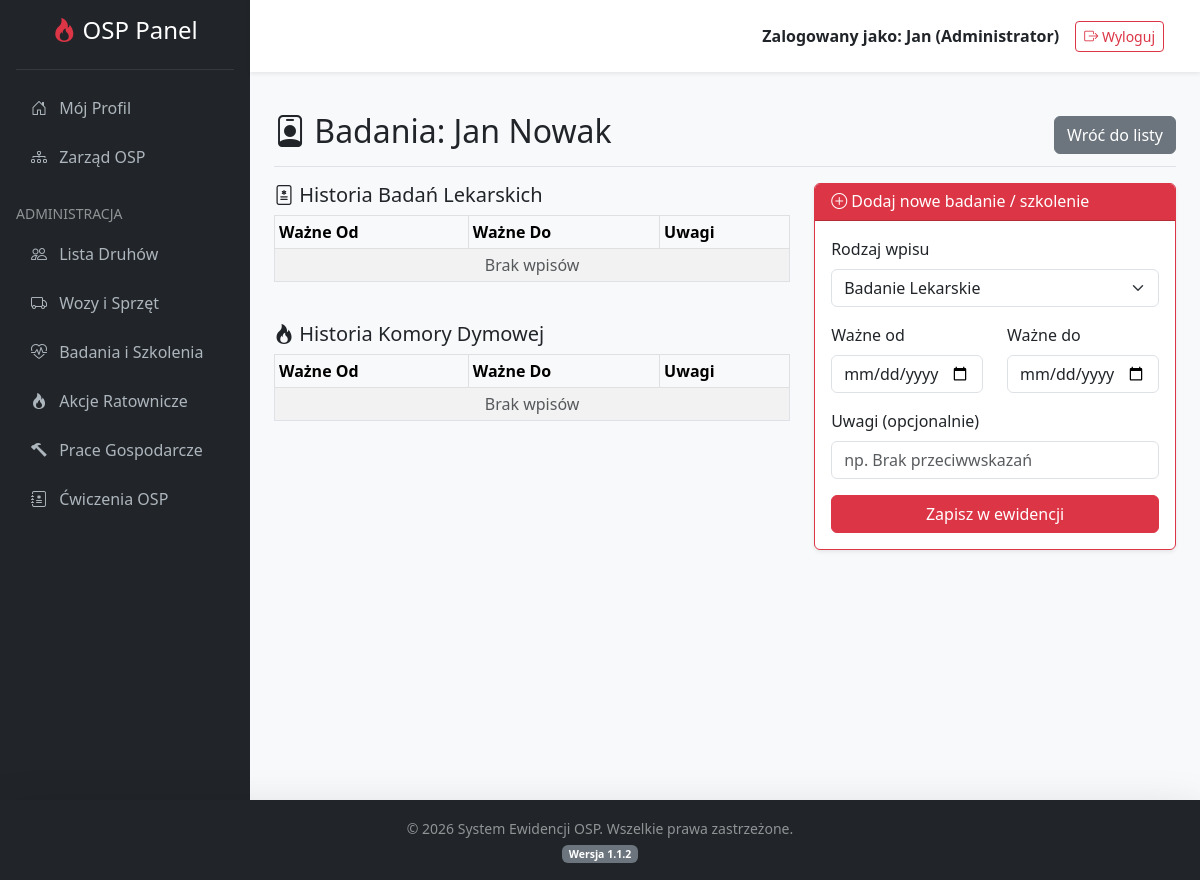
The page /index.php?action=userExams&id=43 (signed in) on the database as committed earlier.
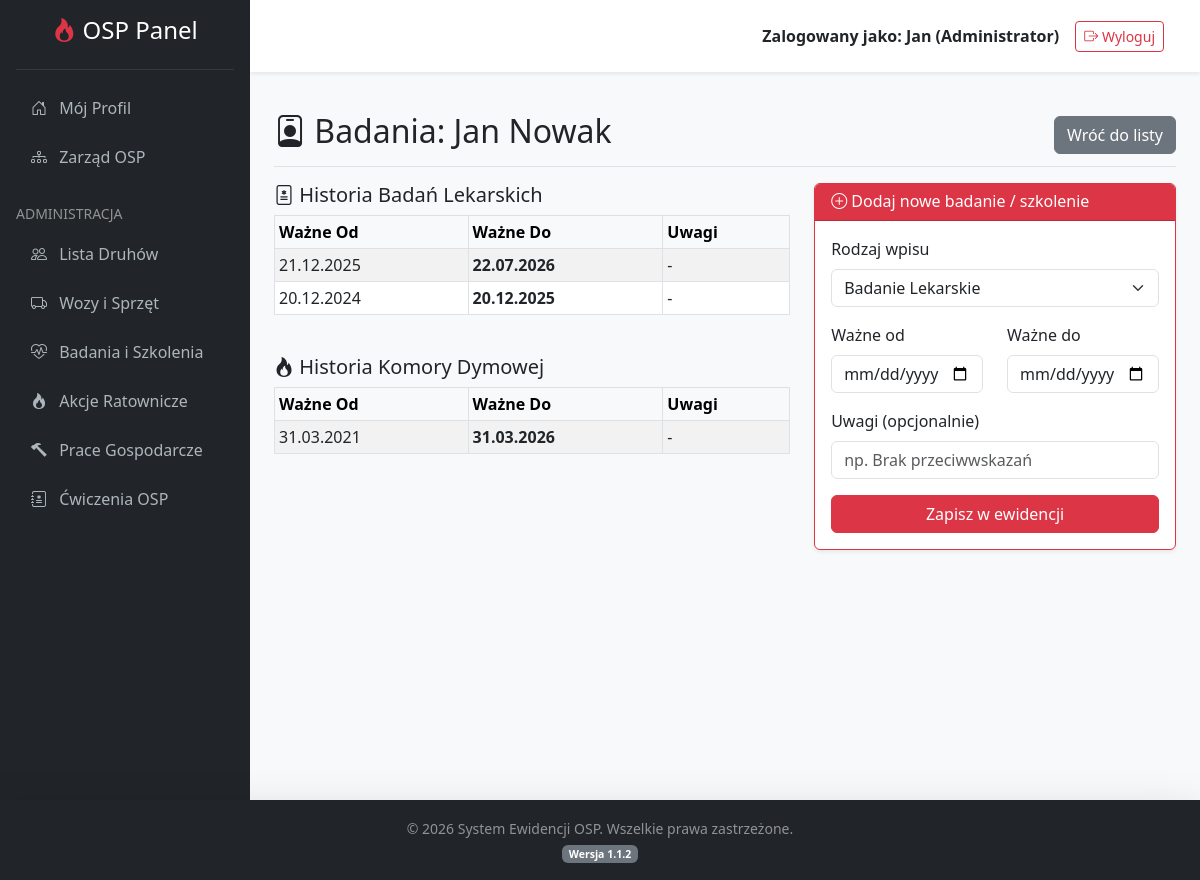
The same page on the database as committed later.
### tables this page shows
CREATE TABLE `board_members` (
  `id` int(11) NOT NULL,
  `user_id` int(11) NOT NULL,
  `funkcja` varchar(100) NOT NULL,
  `data_powolania` date NOT NULL
);

CREATE TABLE `users` (
  `id` int(11) NOT NULL,
  `first_name` varchar(50) NOT NULL,
  `last_name` varchar(50) NOT NULL,
  `login` varchar(50) NOT NULL,
  `email` varchar(100) DEFAULT NULL,
  `password` varchar(255) NOT NULL,
  `role` enum('superadmin','admin','user') DEFAULT 'user',
  `created_at` datetime DEFAULT current_timestamp()
);

CREATE TABLE `medical_exams` (
  `id` int(11) NOT NULL,
  `user_id` int(11) NOT NULL,
  `date_from` date NOT NULL,
  `date_to` date NOT NULL,
  `notes` text DEFAULT NULL,
  `created_at` timestamp NOT NULL DEFAULT current_timestamp()
);

CREATE TABLE `smoke_chamber_tests` (
  `id` int(11) NOT NULL,
  `user_id` int(11) NOT NULL,
  `date_from` date NOT NULL,
  `date_to` date NOT NULL,
  `notes` text DEFAULT NULL,
  `created_at` timestamp NOT NULL DEFAULT current_timestamp()
);

### controllers/UserController.php (called while the page is built, shortened)
<?php
require_once 'models/User.php';
class UserController {
    private $userModel;
    public function __construct($dbConnection) {
        $this->db = $dbConnection;
        $this->userModel = new User($this->db);
    }
    public function userExams() {
        $this->userModel->readOne($_GET['id']);
        $druh = [
            'id' => $this->userModel->id,
            'first_name' => $this->userModel->first_name,
            'last_name' => $this->userModel->last_name
        ];
        $historia_badan = $this->userModel->getMedicalHistory($_GET['id']);
        $historia_komory = $this->userModel->getSmokeChamberHistory($_GET['id']);
        require_once 'views/user_exams.php';
    }
}
?>

### models/User.php (called while the page is built, shortened)
<?php
class User {
    private $conn;
    private $table_name = "users";
    public function __construct($db) {
        $this->conn = $db;
    }
    public function readOne($id) {
    $query = "SELECT
                u.id, u.first_name, u.last_name, u.login, u.email, u.role,
                (SELECT m.date_to FROM medical_exams m WHERE m.user_id = u.id ORDER BY m.date_to DESC LIMIT 1) as medical_exam_date,
                (SELECT s.date_to FROM smoke_chamber_tests s WHERE s.user_id = u.id ORDER BY s.date_to DESC LIMIT 1) as smoke_chamber_date,
                b.funkcja as funkcja_zarzad,
                b.data_powolania as data_powolania_zarzad
              FROM " . $this->table_name . " u
              LEFT JOIN board_members b ON u.id = b.user_id
              WHERE u.id = :id
              LIMIT 0,1";
    $stmt = $this->conn->prepare($query);
    $stmt->bindParam(':id', $id);
    $stmt->execute();
    $row = $stmt->fetch(PDO::FETCH_ASSOC);
    if ($row) {
        $this->id = $row['id'];
        $this->first_name = $row['first_name'];
        $this->last_name = $row['last_name'];
        return true;
    }
    return false;
    }
    public function getMedicalHistory($userId) {
        $query = "SELECT id, date_from, date_to, notes, created_at
                  FROM medical_exams
                  WHERE user_id = :user_id
                  ORDER BY date_to DESC";
        $stmt = $this->conn->prepare($query);
        $stmt->execute([':user_id' => $userId]);
        return $stmt->fetchAll(PDO::FETCH_ASSOC);
    }
    public function getSmokeChamberHistory($userId) {
        $query = "SELECT id, date_from, date_to, notes, created_at
                  FROM smoke_chamber_tests
                  WHERE user_id = :user_id
                  ORDER BY date_to DESC";
        $stmt = $this->conn->prepare($query);
        $stmt->execute([':user_id' => $userId]);
        return $stmt->fetchAll(PDO::FETCH_ASSOC);
    }
}
?>

### views/user_exams.php (the view, shortened to what this page needs)
<?php include 'views/header.php'; ?>
<div class="d-flex justify-content-between align-items-center pt-3 pb-2 mb-3 border-bottom">
    <h1 class="h2"><i class="bi bi-person-badge"></i> Badania: <?= htmlspecialchars($druh['first_name'] . ' ' . $druh['last_name']) ?></h1>
    <a href="index.php?action=exams" class="btn btn-secondary">Wróć do listy</a>
</div>
<div class="row">
    <div class="col-md-7">
        <h5><i class="bi bi-file-medical"></i> Historia Badań Lekarskich</h5>
        <div class="table-responsive mb-4">
            <table class="table table-sm table-bordered table-striped">
                <thead class="table-light">
                    <tr>
                        <th>Ważne Od</th><th>Ważne Do</th><th>Uwagi</th>
                    </tr>
                </thead>
                <tbody>
                    <?php if (!empty($historia_badan)): ?>
                        <?php foreach ($historia_badan as $badanie): ?>
                            <tr>
                                <td><?= date('d.m.Y', strtotime($badanie['date_from'])) ?></td>
                                <td><strong><?= date('d.m.Y', strtotime($badanie['date_to'])) ?></strong></td>
                                <td><?= htmlspecialchars($badanie['notes'] ?? '-') ?></td>
                            </tr>
                        <?php endforeach; ?>
                    <?php else: ?>
                        <tr><td colspan="3" class="text-center text-muted">Brak wpisów</td></tr>
                    <?php endif; ?>
                </tbody>
            </table>
        </div>
        <h5><i class="bi bi-fire"></i> Historia Komory Dymowej</h5>
        <div class="table-responsive">
            <table class="table table-sm table-bordered table-striped">
                <thead class="table-light">
                    <tr>
                        <th>Ważne Od</th><th>Ważne Do</th><th>Uwagi</th>
                    </tr>
                </thead>
                <tbody>
                    <?php if (!empty($historia_komory)): ?>
                        <?php foreach ($historia_komory as $komora): ?>
                            <tr>
                                <td><?= date('d.m.Y', strtotime($komora['date_from'])) ?></td>
                                <td><strong><?= date('d.m.Y', strtotime($komora['date_to'])) ?></strong></td>
                                <td><?= htmlspecialchars($komora['notes'] ?? '-') ?></td>
                            </tr>
                        <?php endforeach; ?>
                    <?php else: ?>
                        <tr><td colspan="3" class="text-center text-muted">Brak wpisów</td></tr>
                    <?php endif; ?>
                </tbody>
            </table>
        </div>
    </div>
    <div class="col-md-5">
        <div class="card border-danger shadow-sm mb-4">
            <div class="card-header bg-danger text-white">
                <h6 class="mb-0"><i class="bi bi-plus-circle"></i> Dodaj nowe badanie / szkolenie</h6>
            </div>
            <div class="card-body">
                <form action="index.php?action=addExam" method="POST">
                    <div class="mb-3">
                        <label class="form-label">Rodzaj wpisu</label>
                        <select name="exam_type" class="form-select" required>
                            <option value="medical">Badanie Lekarskie</option>
                        </select>
                    </div>
                    <div class="row">
                        <div class="col-6 mb-3">
                            <label class="form-label">Ważne od</label>
                            <input type="date" name="date_from" class="form-control" required>
                        </div>
                        <div class="col-6 mb-3">
                            <label class="form-label">Ważne do</label>
                            <input type="date" name="date_to" class="form-control" required>
                        </div>
                    </div>
                    <div class="mb-3">
                        <label class="form-label">Uwagi (opcjonalnie)</label>
                        <input type="text" name="notes" class="form-control" placeholder="np. Brak przeciwwskazań">
                    </div>
                    <div class="d-grid">
                        <button type="submit" class="btn btn-danger">Zapisz w ewidencji</button>
                    </div>
                </form>
            </div>
        </div>
    </div>
</div>
<?php include 'views/footer.php'; ?>

### index.php (shortened to what this page needs)
<?php
require_once 'controllers/UserController.php';
$database = new Database();
$db = $database->getConnection();
$userController = new UserController($db);
$action = isset($_GET['action']) ? $_GET['action'] : 'index';
switch ($action) {
    case 'userExams':
        $userController->userExams();
        break;
}
?>

### views/header.php (shortened to what this page needs)
<!DOCTYPE html>
<html lang="pl">
<head>
    <link href="https://cdn.jsdelivr.net/npm/bootstrap@5.3.0/dist/css/bootstrap.min.css" rel="stylesheet">
    <link rel="stylesheet" href="https://cdn.jsdelivr.net/npm/bootstrap-icons@1.10.5/font/bootstrap-icons.css">
</head>
<body class="bg-light">
<div class="d-flex">
    <div class="sidebar p-3" style="width: 250px;">
        <h4 class="text-center mb-4 text-white"><i class="bi bi-fire text-danger"></i> OSP Panel</h4>
        <hr class="text-secondary">
        <a href="index.php?action=dashboard"><i class="bi bi-house-door me-2"></i> Mój Profil</a>
        <a href="index.php?action=board"><i class="bi bi-diagram-3 me-2"></i> Zarząd OSP</a>
        <?php if (isset($_SESSION['role']) && ($_SESSION['role'] === 'admin' || $_SESSION['role'] === 'superadmin')): ?>
            <p class="text-white-50 small mt-4 mb-2 text-uppercase">Administracja</p>
            <a href="index.php?action=index"><i class="bi bi-people me-2"></i> Lista Druhów</a>
            <a href="index.php?action=vehicles"><i class="bi bi-truck me-2"></i> Wozy i Sprzęt</a>
            <a href="index.php?action=exams"><i class="bi bi-heart-pulse me-2"></i> Badania i Szkolenia</a>
            <a href="index.php?action=incidents"><i class="bi bi-fire me-2"></i> Akcje Ratownicze</a>
            <a href="index.php?action=works"><i class="bi bi-hammer me-2"></i> Prace Gospodarcze</a>
            <a href="index.php?action=drills"><i class="bi bi-journal-medical me-2"></i> Ćwiczenia OSP</a>
        <?php endif; ?>
    </div>
    <div class="flex-grow-1">
        <nav class="navbar navbar-expand-lg navbar-white bg-white shadow-sm mb-4 px-4 py-3">
            <div class="container-fluid justify-content-end">
                <span class="navbar-text me-3 fw-bold text-dark">
                    Zalogowany jako: <?= htmlspecialchars($_SESSION['first_name'] ?? 'Użytkownik') ?>
                    (<?php
                        if (isset($_SESSION['role'])) {
                            if ($_SESSION['role'] === 'superadmin') echo 'Super Admin';
                            elseif ($_SESSION['role'] === 'admin') echo 'Administrator';
                            else echo 'Strażak';
                        }
                    ?>)
                </span>
                <a href="index.php?action=logout" class="btn btn-outline-danger btn-sm"><i class="bi bi-box-arrow-right"></i> Wyloguj</a>
            </div>
        </nav>
        <div class="container-fluid px-4">

### views/footer.php (shortened to what this page needs)
</div> </div> </div> <footer class="bg-dark text-white text-center py-3 shadow-lg">
        <div class="container">
            <small class="text-white-50">
                &copy; <?= date('Y') ?> System Ewidencji OSP. Wszelkie prawa zastrzeżone.<br>
                <span class="badge bg-secondary mt-1">Wersja 1.1.2</span>
            </small>
        </div>
    </footer>
</body>
</html>

### views/header.php (style rules this page uses)
.sidebar { min-height: 100vh; background-color: #212529; color: white; }
.sidebar a { color: #adb5bd; text-decoration: none; padding: 10px 15px; display: block; border-radius: 5px; margin-bottom: 5px; }

### views/footer.php (style rules this page uses)
body { display: flex; flex-direction: column; min-height: 100vh; background-color: #f8f9fa; }
.container-fluid { flex: 1; }
footer { margin-top: auto; }

Rows that differ between the two databases and show on the page:
added medical_exams: date_from "21.12.2025", date_to "22.07.2026", notes "-"
added medical_exams: date_from "20.12.2024", date_to "20.12.2025", notes "-"
added smoke_chamber_tests: date_from "31.03.2021", date_to "31.03.2026", notes "-"
Other text that changed with them:
text no longer shown: "Brak wpisów Brak wpisów"
